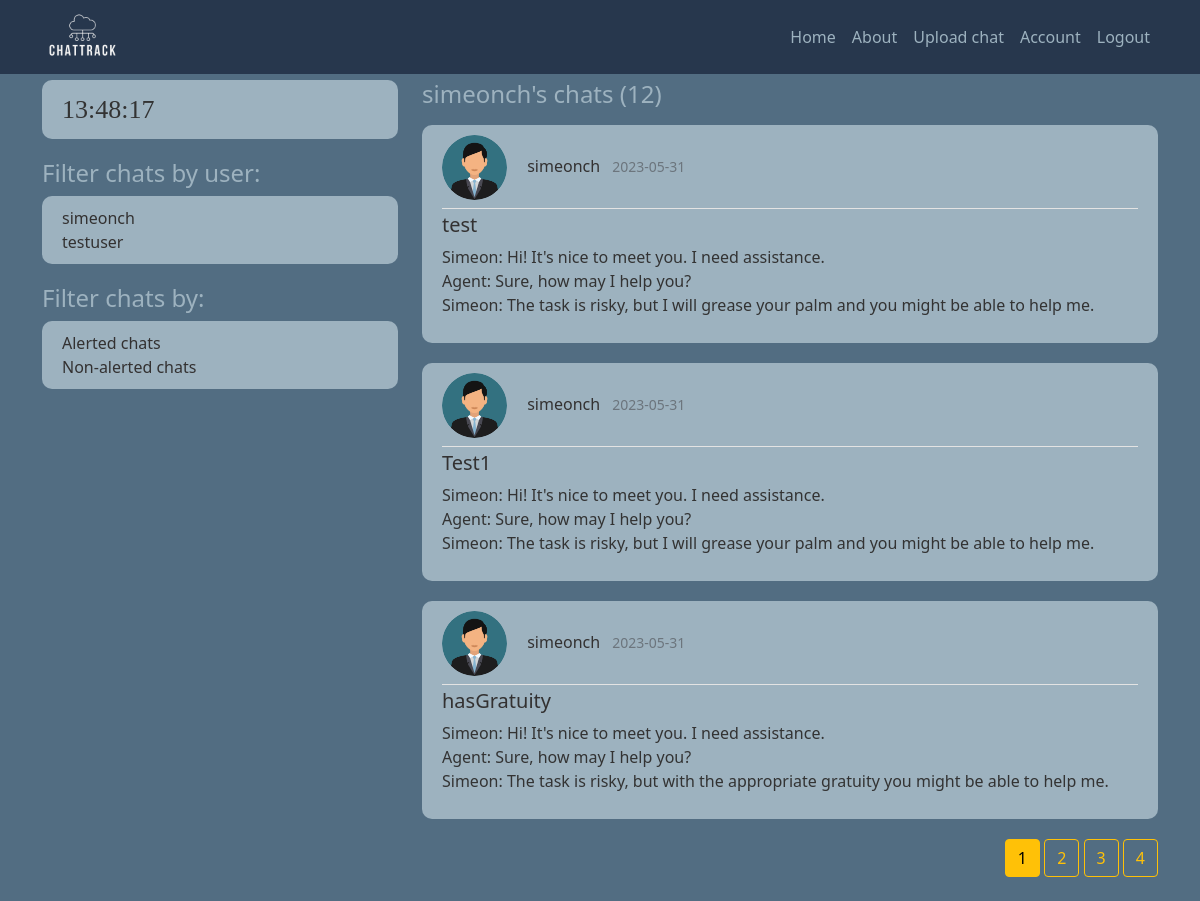
Page /user/simeonch (signed in) on the earlier database version.
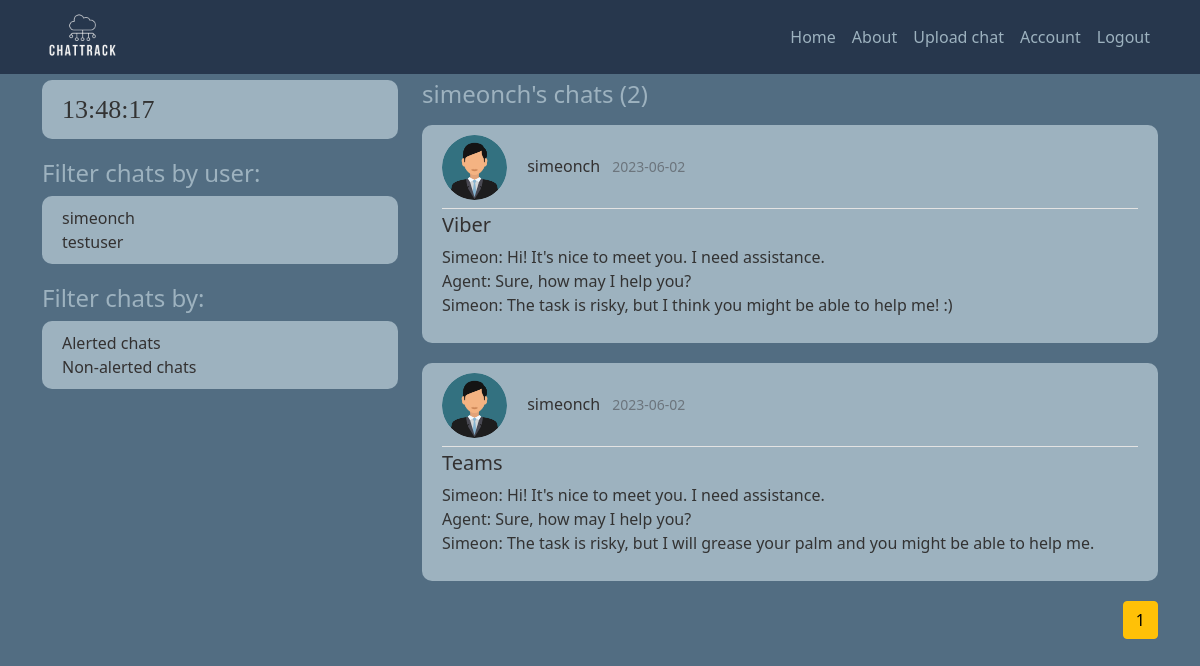
Same page on the later database version.
### chattrack/models.py (models this page shows, shortened)
class User(db.Model, UserMixin):
    id = db.Column(db.Integer, primary_key=True)
    username = db.Column(db.String(20), unique=True, nullable=False)
    email = db.Column(db.String(50), unique=True, nullable=False)
    profile_pic = db.Column(db.String(20), nullable=False, default='default.jpg')
    password = db.Column(db.String(60), nullable=False)
    chats = db.relationship('Chat', backref='owner', lazy=True)

class Chat(db.Model):
    id = db.Column(db.Integer, primary_key=True)
    has_alerts = db.Column(db.Boolean, nullable=False, default=False)
    date_uploaded = db.Column(db.DateTime, nullable=False, default=datetime.utcnow)
    channel = db.Column(db.String(30), nullable=False)
    content = db.Column(db.Text, nullable=False)
    user_id = db.Column(db.Integer, db.ForeignKey('user.id'), nullable=False)

### chattrack/routes.py (the view)
@app.route("/user/<string:username>")
def user_chats(username):
    page = request.args.get('page', 1, type=int)
    all_users = User.query.all()
    user = User.query.filter_by(username=username).first_or_404()
    queried_chats = Chat.query.filter_by(owner=user).order_by(Chat.date_uploaded.desc()).paginate(page=page, per_page=3)
    return render_template('user_chats.html', title="Home", chats=queried_chats, user=user, users=all_users)

### chattrack/models.py (called while the page is built)
@login_manager.user_loader # get an id to keep session of the user
def load_user(user_id):
    return User.query.get(int(user_id))

### chattrack/templates/user_chats.html
{% extends "init_template.html" %}
{% block content %}
<h4 class="mb-3">{{ user.username }}'s chats ({{ chats.total }})</h4>
  {% if current_user.is_authenticated %}
      {% for chat in chats.items %}
        <article class="media content-section">
          <div class="media-body">
            <div class="article-metadata pb-2">
                <img class="rounded-circle article-img" src="{{ url_for('static', filename='profile_pictures/' + chat.owner.profile_pic) }}">
                <a class="username me-2" href="{{ url_for('user_chats', username=chat.owner.username) }}">{{ chat.owner.username }}</a>
                <small class="text-muted">{{ chat.date_uploaded.strftime('%Y-%m-%d') }}</small>
              </div>
              <h5><a class="article-title" href="{{ url_for('chat', chat_id=chat.id)}}">{{ chat.channel }}</a></h5>
              <p class="article-content">{{ chat.content }}</p>
            </div>
          </article>
      {% endfor %}
      <div class="float-end">
        {% for page_num in chats.iter_pages(left_edge=1, right_edge=1, left_current=1, right_current=2) %}
          {% if page_num %}
            {% if chats.page == page_num %}
              <a class="btn btn-warning mb-4" href="{{ url_for('user_chats', username=user.username, page=page_num) }}">{{ page_num }}</a>
            {% else %}
              <a class="btn btn-outline-warning mb-4" href="{{ url_for('user_chats', username=user.username, page=page_num) }}">{{ page_num }}</a>
            {% endif %}
          {% else %}
            ...
          {% endif %}
        {% endfor %}
      </div>
  {% else %}
    <div class="alert alert-primary" role="alert">
      <div class="panel-heading">Please log in!</div>
    </div>
  {% endif %}
{% endblock content %}

### chattrack/templates/init_template.html (shortened to what this page needs)
<!DOCTYPE html>
<html>
    <head>
        <link href="https://cdn.jsdelivr.net/npm/bootstrap@5.0.2/dist/css/bootstrap.min.css" rel="stylesheet">
        <link rel="stylesheet" type="text/css" href="{{ url_for('static', filename='main.css') }}">
    </head>
    <body>
        <header class="site-header">
            <nav class="navbar navbar-expand-lg navbar-dark fixed-top">
              <div class="container">
                <a class="navbar-brand mr-4" href="/"><img style="max-width: 80px;max-height: 180px;"src="{{ url_for('static', filename='logos/logo.png') }}"></a>
                <div class="collapse navbar-collapse" id="navbarToggle">
                  <div class="navbar-nav ms-auto">
                    <a class="nav-item nav-link" href="{{ url_for('home') }}">Home</a>
                    <a class="nav-item nav-link" href="{{ url_for('about') }}">About</a>
                    {% if current_user.is_authenticated %}
                    <a class="nav-item nav-link" href="{{ url_for('upload_chat') }}">Upload chat</a>
                    <a class="nav-item nav-link" href="{{ url_for('account') }}">Account</a>
                    <a class="nav-item nav-link" href="{{ url_for('logout') }}">Logout</a>
                    {% else %}
                      <a class="nav-item nav-link" href="{{ url_for('login') }}">Login</a>
                      <a class="nav-item nav-link" href="{{ url_for('register') }}">Register</a>
                    {% endif %}
                  </div>
                </div>
              </div>
            </nav>
          </header>
          <main role="main" class="container">
            <div class="row">
              <div class="col-md-4">
                <div class="content-section">
                  <div id="clock">
                  </div>
              </div>
                {% if users and current_user.is_authenticated%}
                <h4>Filter chats by user:</h4>
                <div class="content-section">
                  {% for user in users %}
                    <a class="username me-2" href="{{ url_for('user_chats', username=user.username) }}">{{ user.username }}</a><br>
                  {% endfor %}
                </div>
              <h4>Filter chats by:</h4>
              <div class="content-section">
                  <a class="username me-2" href="{{ url_for('alerted_chats', alerted='true') }}">Alerted chats</a><br>
                  <a class="username me-2" href="{{ url_for('alerted_chats', alerted='false') }}">Non-alerted chats</a><br>
              </div>
              {% endif %}
            </div>
                <div class="col-md-8">
                  {% block content %}{% endblock %}
                </div>
          </main>
    </body>
</html>

### chattrack/static/main.css (style rules this page uses)
body { background: #526D82; color: #333333; margin-top: 5rem; }
#clock { font-family: "Times New Roman", Times, serif; font-size: 26px; text-align: left; }
h1, h2, h3, h4, h5, h6 { color: #9DB2BF; }
.site-header .navbar-nav .nav-link { color: #9DB2BF; }
.navbar { background: #27374D; }
.content-section { background: #9DB2BF; padding: 10px 20px; border-radius: 10px; margin-bottom: 20px; }
.article-title { color: #333131; text-decoration: none }
.username { color: #333131; text-decoration: none }
.article-content { white-space: pre-line; }
.article-img { height: 65px; width: 65px; margin-right: 16px; }
.article-metadata { padding-bottom: 1px; margin-bottom: 4px; border-bottom: 1px solid #e3e3e3 }

Differences in the rows shown:
removed Chat: profile_pic (placeholder picture), owner.username "simeonch", date_uploaded "2023-05-31", channel "test", content "Simeon: Hi! It's nice to meet you. I need assistance. Agent: Sure, how may I help you? Simeon: The task is risky, but I will grease your palm and you might be able to help me."
removed Chat: profile_pic (placeholder picture), owner.username "simeonch", date_uploaded "2023-05-31", channel "Test1", content "Simeon: Hi! It's nice to meet you. I need assistance. Agent: Sure, how may I help you? Simeon: The task is risky, but I will grease your palm and you might be able to help me."
removed Chat: profile_pic (placeholder picture), owner.username "simeonch", date_uploaded "2023-05-31", channel "hasGratuity", content "Simeon: Hi! It's nice to meet you. I need assistance. Agent: Sure, how may I help you? Simeon: The task is risky, but with the appropriate gratuity you might be able to help me."
now on this page (row edited): Chat: profile_pic (placeholder picture), owner.username "simeonch", date_uploaded "2023-06-02", channel "Viber", content "Simeon: Hi! It's nice to meet you. I need assistance. Agent: Sure, how may I help you? Simeon: The task is risky, but I think you might be able to help me! :)"
added Chat: profile_pic (placeholder picture), owner.username "simeonch", date_uploaded "2023-06-02", channel "Teams", content "Simeon: Hi! It's nice to meet you. I need assistance. Agent: Sure, how may I help you? Simeon: The task is risky, but I will grease your palm and you might be able to help me."
Other differences:
{{ chats.total }}: "12" → "2"
list line gone: "2"
list line gone: "3"
list line gone: "4"
